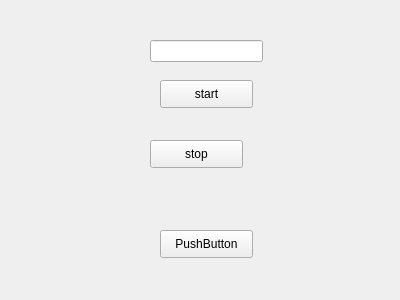
<?xml version="1.0" encoding="UTF-8"?>
<ui version="4.0">
 <class>Form</class>
 <widget class="QWidget" name="Form">
  <property name="geometry">
   <rect>
    <x>0</x>
    <y>0</y>
    <width>400</width>
    <height>300</height>
   </rect>
  </property>
  <property name="windowTitle">
   <string>Form</string>
  </property>
  <widget class="QPushButton" name="startButton">
   <property name="geometry">
    <rect>
     <x>160</x>
     <y>80</y>
     <width>93</width>
     <height>28</height>
    </rect>
   </property>
   <property name="text">
    <string>start</string>
   </property>
  </widget>
  <widget class="QPushButton" name="stopButton">
   <property name="geometry">
    <rect>
     <x>150</x>
     <y>140</y>
     <width>93</width>
     <height>28</height>
    </rect>
   </property>
   <property name="text">
    <string>stop</string>
   </property>
  </widget>
  <widget class="QLineEdit" name="lineEdit">
   <property name="geometry">
    <rect>
     <x>150</x>
     <y>40</y>
     <width>113</width>
     <height>22</height>
    </rect>
   </property>
  </widget>
  <widget class="QPushButton" name="endButton">
   <property name="geometry">
    <rect>
     <x>160</x>
     <y>230</y>
     <width>93</width>
     <height>28</height>
    </rect>
   </property>
   <property name="text">
    <string>PushButton</string>
   </property>
  </widget>
 </widget>
 <resources/>
 <connections/>
</ui>
